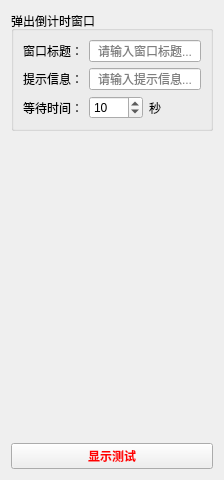
       <widget class="QWidget" name="tab_28">
        <attribute name="title">
         <string>倒计时窗口</string>
        </attribute>
        <layout class="QVBoxLayout" name="verticalLayout_68">
         <item>
          <widget class="QGroupBox" name="groupBox_35">
           <property name="title">
            <string>弹出倒计时窗口</string>
           </property>
           <layout class="QVBoxLayout" name="verticalLayout_67">
            <item>
             <layout class="QHBoxLayout" name="horizontalLayout_6">
              <item>
               <widget class="QLabel" name="label_119">
                <property name="text">
                 <string>窗口标题：</string>
                </property>
                <property name="alignment">
                 <set>Qt::AlignCenter</set>
                </property>
               </widget>
              </item>
              <item>
               <widget class="QLineEdit" name="lineEdit_2">
                <property name="text">
                 <string/>
                </property>
                <property name="alignment">
                 <set>Qt::AlignCenter</set>
                </property>
                <property name="placeholderText">
                 <string>请输入窗口标题...</string>
                </property>
               </widget>
              </item>
             </layout>
            </item>
            <item>
             <layout class="QHBoxLayout" name="horizontalLayout_10">
              <item>
               <widget class="QLabel" name="label_120">
                <property name="text">
                 <string>提示信息：</string>
                </property>
                <property name="alignment">
                 <set>Qt::AlignCenter</set>
                </property>
               </widget>
              </item>
              <item>
               <widget class="QLineEdit" name="lineEdit_6">
                <property name="text">
                 <string/>
                </property>
                <property name="alignment">
                 <set>Qt::AlignCenter</set>
                </property>
                <property name="placeholderText">
                 <string>请输入提示信息...</string>
                </property>
               </widget>
              </item>
             </layout>
            </item>
            <item>
             <layout class="QHBoxLayout" name="horizontalLayout_3">
              <item>
               <widget class="QLabel" name="label_121">
                <property name="text">
                 <string>等待时间：</string>
                </property>
                <property name="alignment">
                 <set>Qt::AlignCenter</set>
                </property>
               </widget>
              </item>
              <item>
               <widget class="QSpinBox" name="spinBox_25">
                <property name="minimum">
                 <number>1</number>
                </property>
                <property name="maximum">
                 <number>9999</number>
                </property>
                <property name="value">
                 <number>10</number>
                </property>
               </widget>
              </item>
              <item>
               <widget class="QLabel" name="label_122">
                <property name="text">
                 <string>秒</string>
                </property>
                <property name="alignment">
                 <set>Qt::AlignCenter</set>
                </property>
               </widget>
              </item>
              <item>
               <spacer name="horizontalSpacer_4">
                <property name="orientation">
                 <enum>Qt::Horizontal</enum>
                </property>
                <property name="sizeHint" stdset="0">
                 <size>
                  <width>40</width>
                  <height>20</height>
                 </size>
                </property>
               </spacer>
              </item>
             </layout>
            </item>
           </layout>
          </widget>
         </item>
         <item>
          <spacer name="verticalSpacer_18">
           <property name="orientation">
            <enum>Qt::Vertical</enum>
           </property>
           <property name="sizeHint" stdset="0">
            <size>
             <width>20</width>
             <height>306</height>
            </size>
           </property>
          </spacer>
         </item>
         <item>
          <widget class="QPushButton" name="pushButton_25">
           <property name="palette">
            <palette>
             <active>
              <colorrole role="WindowText">
               <brush brushstyle="SolidPattern">
                <color alpha="255">
                 <red>255</red>
                 <green>0</green>
                 <blue>0</blue>
                </color>
               </brush>
              </colorrole>
              <colorrole role="Text">
               <brush brushstyle="SolidPattern">
                <color alpha="255">
                 <red>255</red>
                 <green>0</green>
                 <blue>0</blue>
                </color>
               </brush>
              </colorrole>
              <colorrole role="ButtonText">
               <brush brushstyle="SolidPattern">
                <color alpha="255">
                 <red>255</red>
                 <green>0</green>
                 <blue>0</blue>
                </color>
               </brush>
              </colorrole>
              <colorrole role="PlaceholderText">
               <brush brushstyle="NoBrush">
                <color alpha="128">
                 <red>255</red>
                 <green>0</green>
                 <blue>0</blue>
                </color>
               </brush>
              </colorrole>
             </active>
             <inactive>
              <colorrole role="WindowText">
               <brush brushstyle="SolidPattern">
                <color alpha="255">
                 <red>255</red>
                 <green>0</green>
                 <blue>0</blue>
                </color>
               </brush>
              </colorrole>
              <colorrole role="Text">
               <brush brushstyle="SolidPattern">
                <color alpha="255">
                 <red>255</red>
                 <green>0</green>
                 <blue>0</blue>
                </color>
               </brush>
              </colorrole>
              <colorrole role="ButtonText">
               <brush brushstyle="SolidPattern">
                <color alpha="255">
                 <red>255</red>
                 <green>0</green>
                 <blue>0</blue>
                </color>
               </brush>
              </colorrole>
              <colorrole role="PlaceholderText">
               <brush brushstyle="NoBrush">
                <color alpha="128">
                 <red>255</red>
                 <green>0</green>
                 <blue>0</blue>
                </color>
               </brush>
              </colorrole>
             </inactive>
             <disabled>
              <colorrole role="WindowText">
               <brush brushstyle="SolidPattern">
                <color alpha="255">
                 <red>120</red>
                 <green>120</green>
                 <blue>120</blue>
                </color>
               </brush>
              </colorrole>
              <colorrole role="Text">
               <brush brushstyle="SolidPattern">
                <color alpha="255">
                 <red>120</red>
                 <green>120</green>
                 <blue>120</blue>
                </color>
               </brush>
              </colorrole>
              <colorrole role="ButtonText">
               <brush brushstyle="SolidPattern">
                <color alpha="255">
                 <red>120</red>
                 <green>120</green>
                 <blue>120</blue>
                </color>
               </brush>
              </colorrole>
              <colorrole role="PlaceholderText">
               <brush brushstyle="NoBrush">
                <color alpha="128">
                 <red>255</red>
                 <green>0</green>
                 <blue>0</blue>
                </color>
               </brush>
              </colorrole>
             </disabled>
            </palette>
           </property>
           <property name="font">
            <font>
             <family>微软雅黑</family>
             <weight>75</weight>
             <bold>true</bold>
            </font>
           </property>
           <property name="text">
            <string>显示测试</string>
           </property>
          </widget>
         </item>
        </layout>
       </widget>
